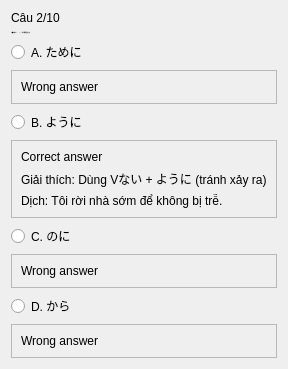
               <widget class="QWidget" name="bai2_cau2">
                <layout class="QVBoxLayout" name="layout_bai2_cau2">
                 <item>
                  <widget class="QLabel" name="bai2_progress2">
                   <property name="text">
                    <string>Câu 2/10</string>
                   </property>
                  </widget>
                 </item>
                 <item>
                  <widget class="QLabel" name="bai2_question2">
                   <property name="font">
                    <font>
                     <family>Segoe UI</family>
                     <pointsize>-1</pointsize>
                     <weight>75</weight>
                     <bold>true</bold>
                    </font>
                   </property>
                   <property name="text">
                    <string>2. 遅れない（　　　）、早く家を出ました。</string>
                   </property>
                   <property name="wordWrap">
                    <bool>true</bool>
                   </property>
                  </widget>
                 </item>
                 <item>
                  <widget class="QRadioButton" name="bai2_2_A">
                   <property name="text">
                    <string>A. ために</string>
                   </property>
                  </widget>
                 </item>
                 <item>
                  <widget class="QFrame" name="frame_45">
                   <property name="frameShape">
                    <enum>QFrame::StyledPanel</enum>
                   </property>
                   <property name="frameShadow">
                    <enum>QFrame::Raised</enum>
                   </property>
                   <layout class="QVBoxLayout" name="verticalLayout_50">
                    <item>
                     <widget class="QLabel" name="label_85">
                      <property name="text">
                       <string>Wrong answer</string>
                      </property>
                     </widget>
                    </item>
                   </layout>
                  </widget>
                 </item>
                 <item>
                  <widget class="QRadioButton" name="bai2_2_B">
                   <property name="text">
                    <string>B. ように</string>
                   </property>
                  </widget>
                 </item>
                 <item>
                  <widget class="QFrame" name="frame_46">
                   <property name="frameShape">
                    <enum>QFrame::StyledPanel</enum>
                   </property>
                   <property name="frameShadow">
                    <enum>QFrame::Raised</enum>
                   </property>
                   <layout class="QVBoxLayout" name="verticalLayout_51">
                    <item>
                     <widget class="QLabel" name="label_83">
                      <property name="text">
                       <string>Correct answer</string>
                      </property>
                     </widget>
                    </item>
                    <item>
                     <widget class="QLabel" name="label_84">
                      <property name="text">
                       <string>Giải thích: Dùng Vない + ように (tránh xảy ra)</string>
                      </property>
                     </widget>
                    </item>
                    <item>
                     <widget class="QLabel" name="label_82">
                      <property name="text">
                       <string>Dịch: Tôi rời nhà sớm để không bị trễ.</string>
                      </property>
                     </widget>
                    </item>
                   </layout>
                  </widget>
                 </item>
                 <item>
                  <widget class="QRadioButton" name="bai2_2_C">
                   <property name="text">
                    <string>C. のに</string>
                   </property>
                  </widget>
                 </item>
                 <item>
                  <widget class="QFrame" name="frame_47">
                   <property name="frameShape">
                    <enum>QFrame::StyledPanel</enum>
                   </property>
                   <property name="frameShadow">
                    <enum>QFrame::Raised</enum>
                   </property>
                   <layout class="QVBoxLayout" name="verticalLayout_52">
                    <item>
                     <widget class="QLabel" name="label_86">
                      <property name="text">
                       <string>Wrong answer</string>
                      </property>
                     </widget>
                    </item>
                   </layout>
                  </widget>
                 </item>
                 <item>
                  <widget class="QRadioButton" name="bai2_2_D">
                   <property name="text">
                    <string>D. から</string>
                   </property>
                  </widget>
                 </item>
                 <item>
                  <widget class="QFrame" name="frame_48">
                   <property name="frameShape">
                    <enum>QFrame::StyledPanel</enum>
                   </property>
                   <property name="frameShadow">
                    <enum>QFrame::Raised</enum>
                   </property>
                   <layout class="QVBoxLayout" name="verticalLayout_53">
                    <item>
                     <widget class="QLabel" name="label_87">
                      <property name="text">
                       <string>Wrong answer</string>
                      </property>
                     </widget>
                    </item>
                   </layout>
                  </widget>
                 </item>
                </layout>
               </widget>
